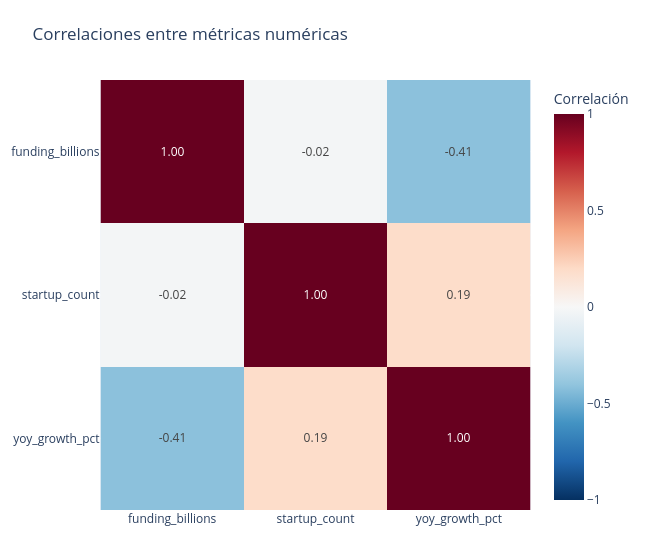

This figure's notebook cell:
### Markdown cell above
#### **Análisis de correlaciones entre métricas numéricas**

### Code cell
numeric_cols = ['funding_billions', 'startup_count', 'yoy_growth_pct']
corr_matrix = raw_df[numeric_cols].corr()

fig = px.imshow(
    corr_matrix,
    text_auto='.2f',
    color_continuous_scale='RdBu_r',
    zmin=-1,
    zmax=1,
    aspect='equal',
    title='Correlaciones entre métricas numéricas'
)
fig.update_layout(
    width=650,
    height=550,
    coloraxis_colorbar=dict(title='Correlación'),
    font=dict(size=12),
    margin=dict(l=60, r=20, t=80, b=40)
)
fig.show()

### Figure 1 — Plotly figure (JSON) as saved in the notebook; plotly's stock layout.template omitted (floating-point values rounded to 4 significant figures)
{"data": [{"coloraxis": "coloraxis", "hovertemplate": "x: %{x}<br>y: %{y}<br>color: %{z}<extra></extra>", "name": "0", "texttemplate": "%{z:.2f}", "type": "heatmap", "x": ["funding_billions", "startup_count", "yoy_growth_pct"], "xaxis": "x", "y": ["funding_billions", "startup_count", "yoy_growth_pct"], "yaxis": "y", "z": [[1, -0.02349, -0.4144], [-0.02349, 1, 0.186], [-0.4144, 0.186, 1]]}], "layout": {"coloraxis": {"cmax": 1, "cmin": -1, "colorbar": {"title": {"text": "Correlación"}}, "colorscale": [[0, "rgb(5,48,97)"], [0.1, "rgb(33,102,172)"], [0.2, "rgb(67,147,195)"], [0.3, "rgb(146,197,222)"], [0.4, "rgb(209,229,240)"], [0.5, "rgb(247,247,247)"], [0.6, "rgb(253,219,199)"], [0.7, "rgb(244,165,130)"], [0.8, "rgb(214,96,77)"], [0.9, "rgb(178,24,43)"], [1, "rgb(103,0,31)"]]}, "font": {"size": 12}, "height": 550, "margin": {"b": 40, "l": 60, "r": 20, "t": 80}, "title": {"text": "Correlaciones entre métricas numéricas"}, "width": 650, "xaxis": {"anchor": "y", "constrain": "domain", "domain": [0, 1], "scaleanchor": "y"}, "yaxis": {"anchor": "x", "autorange": "reversed", "constrain": "domain", "domain": [0, 1]}}}
